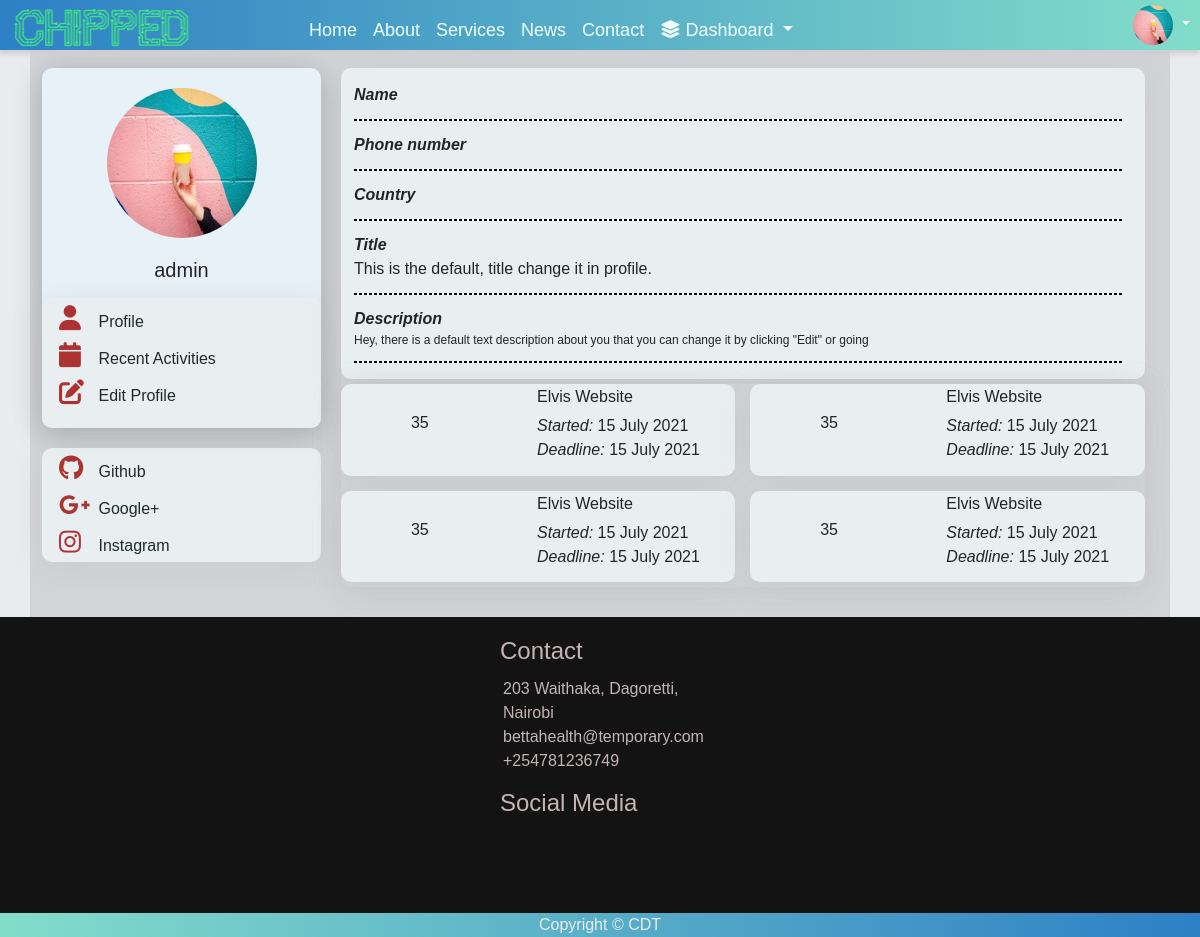
The page /users/profile/ (signed in) on the database its author committed.
### hospital_website/models/models.py (models this page shows, shortened)
class BaseData(models.Model):
    logo_img = models.ImageField(default='default.png', upload_to='company_Logo',null=True, blank=True)
    logo_name = models.CharField(default='Chipped', max_length=100, null=False)
    footer = models.CharField(default='Update Footer ', max_length=100, null=False)

### users/models.py (models this page shows, shortened)
class Profile(models.Model):
    is_staff = models.BooleanField(default=False)
    user = models.OneToOneField(User, on_delete=models.CASCADE) # Delete profile when user is deleted
    phone_number = PhoneNumberField()
    country= CountryField(blank=True)
    title = models.CharField(default='This is the default, title change it in profile.', max_length=200, null=True)
    desc_text='Hey, there is a default text description about you that you can change it by clicking "Edit" or going'
    desc = models.TextField(default=desc_text, max_length=200, null=True)
    image = models.ImageField(default='default.jpg', upload_to='profile_pics')
    github = models.CharField(default='input you Github link here.', max_length=1000, null=True, blank=True)
    facebook = models.CharField(default='input you Facebook link here.', max_length=1000, null=True, blank=True)
    googleplus = models.CharField(default='input you Google+ link here.', max_length=1000, null=True, blank=True)
    instagram = models.CharField(default='input you Instagram link here.', max_length=1000, null=True, blank=True)

### users/views.py (the view)
# urls.py: path('profile/', profile, name='profile'),
@login_required
def profile(request):
    if request.method == 'POST':
        u_form = UserUpdateForm(request.POST, instance=request.user)
        p_form = ProfileUpdateForm(request.POST,
                                   request.FILES,
                                   instance=request.user.profile)
        if u_form.is_valid() and p_form.is_valid():
            u_form.save()
            p_form.save()
            messages.success(request, f'Your account has been updated!')
            return redirect('profile') # Redirect back to profile page
    else:
        u_form = UserUpdateForm(instance=request.user)
        p_form = ProfileUpdateForm(instance=request.user.profile)
        side_info = ContactSidebarCompanyInfo.objects.first()
        base = BaseData.objects.first() #for Base.html
    context = {
        'base': base,
        'u_form': u_form,
        'p_form': p_form,
    }
    return render(request, 'profile/profile_home2.html', context)

### templates/profile/profile_home2.html (shortened to what this page needs)
{% extends 'base.html' %}
{% load static %}
{% block css %}
<link rel="stylesheet" href="{% static 'css/users/profile_home.css' %}" type="text/css">
<link rel="stylesheet" href="{% static 'css/users/profile.css' %}">
<link rel="stylesheet" href="{% static 'css/users/login.css' %}" type="text/css">
{% endblock css %}
{% block content %}
<section class="s2 profile">
  <div class=" profile-main  container-xl">
    <div class=" img-area">
      <div class="  profile-photo">
        <a href="{{user.profile.image.url}}">
          <img src="{{user.profile.image.url}}" alt="user-image" width="150" height="150"
            class="profile-pic rounded-circle">
        </a>
        <div class="info-">
          <h5 class="account-heading">{{ user.username }} </h5>
        </div>
        <div class="select-">
          <ul>
            <li>
              <a href="#profile-info" id="p-i">
                <i class="fa fa-user" aria-hidden="true"></i>
                <span>Profile</span>
              </a>
            </li>
            <li>
              <a href="#activites" id="e-p">
                <i class="fa fa-calendar" aria-hidden="true"></i>
                <span>Recent Activities</span>
              </a>
            </li>
            <li>
              <a href="#edit-profile" id="a-">
                <i class="fa fa-solid fa-pen-to-square"></i>
                <span>Edit Profile</span>
              </a>
            </li>
          </ul>
        </div>
      </div>
      <div class="  socialMedia-area">
        <ul>
          <li>
            <a href="#" class="github">
              <i class="fa fa-brands fa-github"></i>
              <span> Github</span>
            </a>
          </li>
          <li>
            <a href="#">
              <i class="fa fa-brands fa-google-plus-g"></i>
              <span> Google+</span>
            </a>
          </li>
          <li>
            <a href="#">
              <i class="fa fa-brands fa-instagram"></i>
              <span> Instagram</span>
            </a>
          </li>
        </ul>
      </div>
    </div>
    <section id="profile-info">
      <div class=" info-area">
        <div class=" info-area-s">
          <div class="user-details">
            <ul>
              <li style=" margin-top: 10px; ">
                <i class=" U-fixed-details">Name </i>
              </li>
              <hr class="hr-dashed">
              <li>
                <i class="U-fixed-details">Phone number </i>
              </li>
              <hr class="hr-dashed">
              <li>
                <i class="U-fixed-details">Country </i>
              </li>
              <hr class="hr-dashed">
              <li>
                <i class="U-fixed-details">Title </i>
                <span class="U-valiable-details">{{ user.profile.title }}</span>
              </li>
              <hr class="hr-dashed">
              <li>
                <i class="U-fixed-details">Description </i>
                <span class="U-valiable-details" style="font-size: 12px;">{{ user.profile.desc }}</span>
              </li>
              <hr class="hr-dashed">
            </ul>
          </div>
          <div class="current-projects">
            <div class="current-areas">
              <div class="current-no">
                <p>35</p>
              </div>
              <div>
                <ul>
                  <li>
                    <h6>Elvis Website</h6>
                  </li>
                  <li>
                    <i>Started:</i>
                    <span>15 July 2021</span>
                  </li>
                  <li>
                    <i>Deadline:</i>
                    <span>15 July 2021</span>
                  </li>
                </ul>
              </div>
            </div>
            <div class="current-areas">
              <div>
                <p>35</p>
              </div>
              <div>
                <ul>
                  <li>
                    <h6>Elvis Website</h6>
                  </li>
                  <li>
                    <i>Started:</i>
                    <span>15 July 2021</span>
                  </li>
                  <li>
                    <i>Deadline:</i>
                    <span>15 July 2021</span>
                  </li>
                </ul>
              </div>
            </div>
            <div class="current-areas">
              <div>
                <p>35</p>
              </div>
              <div>
                <ul>
                  <li>
                    <h6>Elvis Website</h6>
                  </li>
                  <li>
                    <i>Started:</i>
                    <span>15 July 2021</span>
                  </li>
                  <li>
                    <i>Deadline:</i>
                    <span>15 July 2021</span>
                  </li>
                </ul>
              </div>
            </div>
            <div class="current-areas">
              <div>
                <p>35</p>
              </div>
              <div>
                <ul>
                  <li>
                    <h6>Elvis Website</h6>
                  </li>
                  <li>
                    <i>Started:</i>
                    <span>15 July 2021</span>
                  </li>
                  <li>
                    <i>Deadline:</i>
                    <span>15 July 2021</span>
                  </li>
                </ul>
              </div>
            </div>
          </div>
        </div>
      </div>
    </section>
  </div>
</section>
{% endblock content %}

### templates/base.html (shortened to what this page needs)
<!DOCTYPE html> {% load static %}
<html lang="en">
<head>
    <link href="https://cdn.jsdelivr.net/npm/bootstrap@5.0.2/dist/css/bootstrap.min.css" rel="stylesheet"
>
        <link rel="stylesheet" href="https://cdn.jsdelivr.net/npm/bootstrap-icons@1.10.5/font/bootstrap-icons.css">
    <link rel="stylesheet" href="{% static 'css/style.css' %}" type="text/css">
    <link rel="stylesheet" href="{% static 'css/nav.css' %}" type="text/css">
    <link rel="stylesheet" href="{% static 'css/top-footer.css' %}" type="text/css">
    <link rel="stylesheet" href="{% static 'css/loading.css' %}">
    <link rel="stylesheet" href="{% static 'css/maicons.css' %}" type="text/css">
    <link rel="stylesheet" href="https://cdnjs.cloudflare.com/ajax/libs/font-awesome/6.2.0/css/all.min.css">
    {% block css %} {% endblock css %}
</head>
<body class="preload">
    <header class="header">
        <div id="logo">
            <a href="{% url 'main_index' %}">
                <span class="logo">
                    <img src="{{base.logo_img.url}}" width="180" height="40" alt="{{base.logo_name}}">
                </span>
            </a>
        </div>
        <div id="navbar_d">
            <div id="links">
                <a href="{% url 'main_index' %}">Home</a>
                <a href="{% url 'about' %}">About</a>
                <a href="{% url 'services' %}">Services</a>
                <a href="{% url 'blog:blog_home' %}">News</a>
                <a href="{% url 'contact' %}">Contact</a>
                {% if request.user.is_authenticated %}
                    <div class="dropdown dashboard">
                        <a href="#" class="dropdown-toggle" role="button" data-bs-toggle="dropdown" aria-expanded="false">
                            <i class="fa-solid fa-layer-group"></i>
                            Dashboard
                        </a>
                    </div>
                {% endif %}
            </div>
        </div>
        <div class="user nav-item dropdown dashboard">
            {% if user.is_authenticated %}
            <a href="#" class="dropdown-toggle" type="button" id="dropdownMenuButton1" data-bs-toggle="dropdown"
                aria-expanded="false">
                <img src="{{user.profile.image.url}}" width="40" height="40" class="rounded-circle" alt="Avatar">
            </a>
            {% else %}
            <a href="{% url 'login' %}"> <span>SignUp</span> </a>
            {%endif %}
        </div>
    </header>
    <main class="containerl-xxl">
        {% block content %} {% endblock content %}
        <footer class="top-footer">
            <div class="f-contact">
                <div id="f-contact">
                    <h4>Contact</h4>
                    <ul>
                        <li>
                            203 Waithaka, Dagoretti, Nairobi
                        </li>
                        <li>
                            bettahealth@temporary.com
                        </li>
                        <li>+254781236749</li>
                    </ul>
                </div>
                <div id="f-socialmedia">
                    <h4>Social Media</h4>
                    <ul>
                    </ul>
                </div>
            </div>
        </footer>
        <footer class="mt3 text-center footer">
             Copyright © {{base.footer}}
        </footer>
    </main>
</body>
</html>

### static/css/style.css (style rules this page uses)
li { list-style: none; }
body { background-color: #e9ebee; --header-height: 50px; --footer-height: 22px; margin: var(--header-height) 0 var(--footer-height) 0; font-family: sans-serif; }
.s2 { height: inherit; }

### static/css/nav.css (style rules this page uses)
.header { position: fixed; padding: 0; top: 0; left: 0; width: 100%; height: var(--header-height) ; background: linear-gradient(to right, #2d80c5 0%, #83ddca 100%); display: grid; grid-template-columns: repeat(12, 1fr); gap: 12px; backdrop-filter: blur(3px); -webkit-backdrop-filter: blur(3px); z-index: 1000; }
#logo { grid-column: 6; margin: 0 auto; font-family: "Open Sans" sans-serif; font-size: 30px; font-weight: 700; color: #000; text-transform: uppercase; }
#logo a { text-decoration: none; }
.user { grid-column: 9; display: flex; align-items: center; }
.user a { color: azure; font-weight: 600; }
.footer { color: #e9ebee; position: fixed; bottom: 0; width: 100%; background: linear-gradient(to right, #83ddca 0%, #2d80c5 100%); z-index: 10; }
@media (min-width: 720px) { .header { display: grid; grid-template-columns: repeat(12, 1fr); gap: 12px; justify-content: start; align-items: center; min-height: var(--header-height); z-index: 1000; background-color: rgba(1, 2, 4, 0.7); grid-gap: 1em; padding: 0 10px; -webkit-box-shadow: -1px 4px 5px 0px rgba(209, 205, 209, 1); -moz-box-shadow: -1px 4px 5px 0px rgba(209, 205, 209, 1); box-shadow: -1px 4px 5px 0px rgba(209, 205, 209, 1); } }
@media (min-width: 720px) { #logo { grid-column: 1 / span 2; } }
@media (min-width: 720px) { #navbar_d { grid-column: 4 / span 5; } }
@media (min-width: 720px) { .user { grid-column: 11/ span 2; display: inline-flex; justify-content: right; } }
@media (min-width: 720px) { #logo { display:grid; margin-top:10; font-family: "Open Sans" sans-serif; font-size: 30px; font-weight: 700; color: #000; text-transform: uppercase; } }
@media (min-width: 720px) { #links { display:grid; padding-top: 10px; align-items: center; grid-auto-flow: column; grid-gap: 1em; width: fit-content; } }
@media (min-width: 720px) { #links a { color: azure; font-family: "Open Sans" sans-serif; font-size: 18px; text-decoration: none; } }

### static/css/top-footer.css (style rules this page uses)
ul { padding-left: 0; }
.top-footer { display: grid; grid-template-columns: repeat(auto-fit, 200px); gap:30px; justify-content: center; padding-bottom: 70px; grid-auto-flow: dense; background-color: rgb(20, 19, 19); color: #c3b5b5; padding-top: 20px; position: relative; z-index: 2; }
.top-footer div { display: flex; flex-direction: column; width: fit-content; }
#f-socialmedia ul { display: flex; }

### static/css/users/profile.css (style rules this page uses)
.profile { display: grid; }
.profile-photo { display: grid; grid-template-rows: 2fr auto; }

### rows shown on the page
BaseData: logo_img (picture), footer "CDT"

### other values the page prints
{{ user.username }} "admin"
{{ user.profile.title }} "This is the default, title change it in profile."
{{ user.profile.desc }} "Hey, there is a default text description about you that you can change it by clicking \"Edit\" or going"
